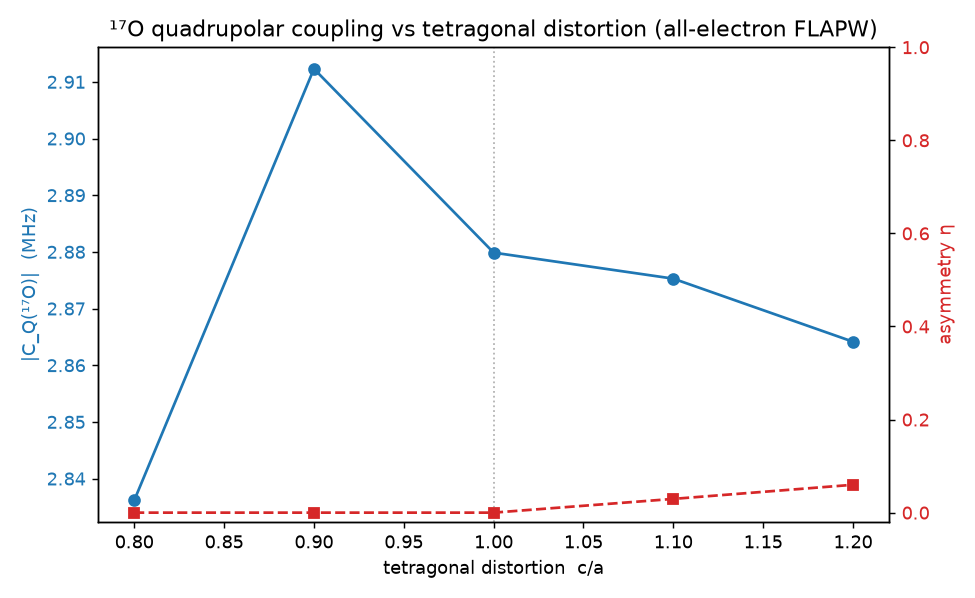

The Python source for this figure:
"""Solid-state NMR from scratch: the ¹⁷O quadrupolar coupling of oxygen, all-electron FLAPW.

This is the end-to-end AutoAPW NMR pipeline. For each tetragonal distortion of an O cell it runs a
self-consistent all-electron FLAPW SCF, extracts the electric field gradient at the nucleus from
the aspherical valence density (the l=2 sphere Poisson + full-potential machinery in
``gradwave.flapw.efg``), and converts ``V_zz`` to the measured quadrupolar coupling
``C_Q = e Q V_zz / h`` for the ¹⁷O nucleus (``gradwave.flapw.nmr``).

Why oxygen: a closed-shell atom is spherical, so its EFG vanishes by symmetry. Oxygen's open 2p⁴
shell has a p-hole, and in a non-cubic field that hole is aspherical — a nonzero EFG, exactly the
quadrupolar coupling that ¹⁷O solid-state NMR measures. Compress the cell along z and the p_x,p_y
doublet fills (an axial p_z hole, asymmetry η→0); the coupling tracks the crystal-field distortion.

Run:
    uv run python examples/flapw_oxygen_nmr.py --outdir examples
Runtime: ~5-8 min (one self-consistent EFG per distortion) on CPU.
"""

from __future__ import annotations

import argparse
from pathlib import Path

import numpy as np

from gradwave.flapw import atomic_scf, crystal_scf_multi, log_mesh
from gradwave.flapw.nmr import NUCLEAR_Q, quadrupolar_coupling

# tetragonal cells (a, a, c) in Bohr; a=6 fixed, c scanned across the cubic point.
_A = 6.0
_C_OVER_A = [0.80, 0.90, 1.00, 1.10, 1.20]


def main():
    ap = argparse.ArgumentParser(description=__doc__)
    ap.add_argument("--outdir", default="out")
    ap.add_argument("--no-plot", action="store_true")
    args = ap.parse_args()
    outdir = Path(args.outdir)
    outdir.mkdir(parents=True, exist_ok=True)

    r, dx = log_mesh(1e-5, 28.0, 2500)
    at, _ = atomic_scf("O", r, dx)
    print(f"[1] atomic O (LDA): 1s {at['1s']:.1f}  2s {at['2s']:.2f}  2p {at['2p']:.2f} eV")
    q, spin = NUCLEAR_Q["17O"]
    print(f"    ¹⁷O nuclear quadrupole moment Q = {q} barn, spin I = {spin}\n")

    print("[2] tetragonal O: self-consistent FLAPW → EFG → ¹⁷O quadrupolar coupling")
    print(f"    {'c/a':>5} | {'V_zz(eV/Å²)':>12} | {'η':>5} | {'C_Q(¹⁷O)MHz':>12} | {'ν_Q MHz':>8}")
    rows = []
    for ca in _C_OVER_A:
        cell = [_A, _A, _A * ca]
        _, info = crystal_scf_multi(cell, [((0.5, 0.5, 0.5), "O")], {"O": 1.3},
                                    ecut=200.0, iters=30, efg=True, smearing=0.15)
        s = info["efg"]["a0"]
        cq = quadrupolar_coupling(s["V_zz"], s["eta"], "17O")
        rows.append((ca, s["V_zz"], s["eta"], cq["C_Q_MHz"], cq["nu_Q_MHz"]))
        print(f"    {ca:5.2f} | {s['V_zz']:13.3f} | {s['eta']:5.3f} | "
              f"{cq['C_Q_MHz']:15.3f} | {cq['nu_Q_MHz']:10.4f}")

    if args.no_plot:
        return
    import matplotlib

    matplotlib.use("Agg")
    import matplotlib.pyplot as plt

    ca = np.array([x[0] for x in rows])
    cq = np.array([abs(x[3]) for x in rows])
    eta = np.array([x[2] for x in rows])
    fig, ax1 = plt.subplots(figsize=(7.5, 4.6))
    ax1.axvline(1.0, color="0.7", ls=":", lw=1)
    ax1.plot(ca, cq, "o-", color="tab:blue", label="|C_Q|(¹⁷O)")
    ax1.set_xlabel("tetragonal distortion  c/a")
    ax1.set_ylabel("|C_Q(¹⁷O)|  (MHz)", color="tab:blue")
    ax1.tick_params(axis="y", labelcolor="tab:blue")
    ax2 = ax1.twinx()
    ax2.plot(ca, eta, "s--", color="tab:red", label="asymmetry η")
    ax2.set_ylabel("asymmetry η", color="tab:red")
    ax2.tick_params(axis="y", labelcolor="tab:red")
    ax2.set_ylim(-0.02, 1.0)
    ax1.set_title("¹⁷O quadrupolar coupling vs tetragonal distortion (all-electron FLAPW)")
    fig.tight_layout()
    out = outdir / "flapw_oxygen_nmr.png"
    fig.savefig(out, dpi=130)
    print(f"\nwrote {out}")


if __name__ == "__main__":
    main()
